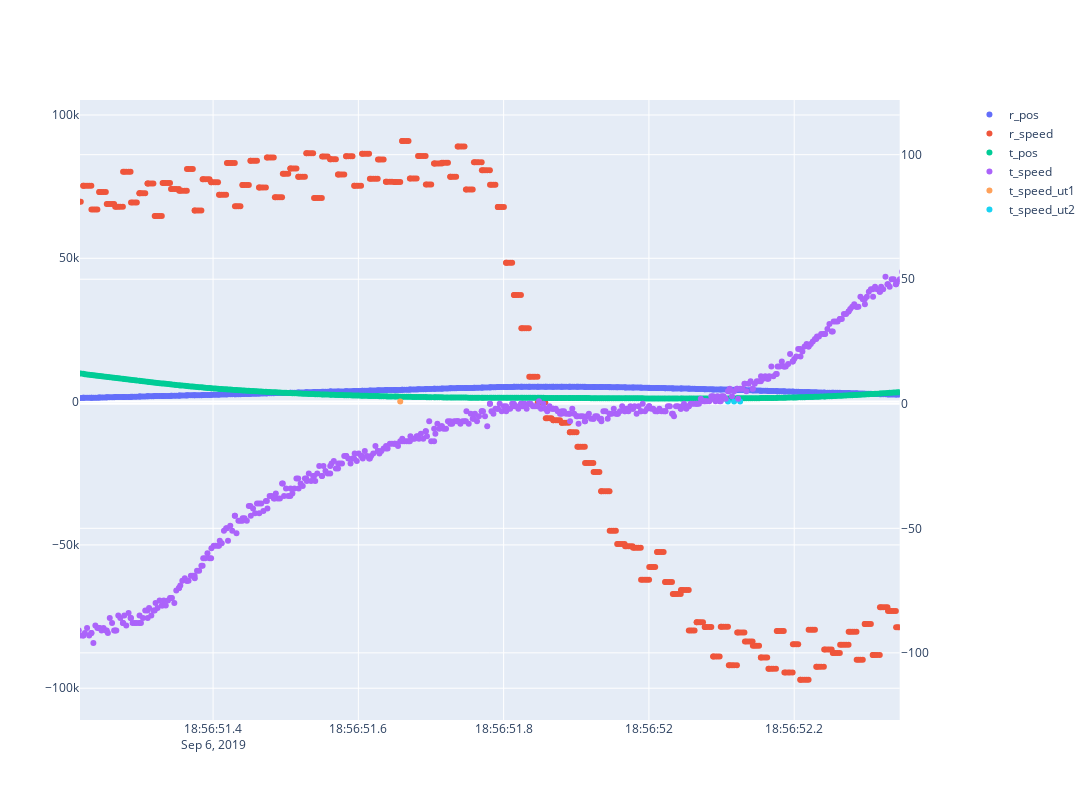

The notebook cell this image was saved under:
### Code cell
import plotly.graph_objects as go
from plotly.subplots import make_subplots

fig = make_subplots(specs=[[{"secondary_y": True}]])
fig.update_layout(
    autosize=False,
    width=1400,
    height=800
)

dfp = df[:4000]

# Add traces
fig.add_trace(go.Scatter(x=dfp.index, y=dfp['r_pos'],
                    mode='markers',
                    name='r_pos'),
            secondary_y=False)
fig.add_trace(go.Scatter(x=dfp.index, y=dfp['r_speed'],
                    mode='markers',
                    name='r_speed'),
            secondary_y=False)
fig.add_trace(go.Scatter(x=df_tp.index, y=df_tp['t_pos'],
                    mode='markers',
                    name='t_pos'),
            secondary_y=False)
fig.add_trace(go.Scatter(x=dfp.index, y=dfp['t_speed'],
                    mode='markers',
                    name='t_speed'),
            secondary_y=True)
fig.add_trace(go.Scatter(x=dfp.index, y=dfp['t_speed_ut1'],
                    mode='markers',
                    name='t_speed_ut1'),
            secondary_y=False)
fig.add_trace(go.Scatter(x=dfp.index, y=dfp['t_speed_ut2'],
                    mode='markers',
                    name='t_speed_ut2'),
            secondary_y=False)


fig.show()

### Figure 1 — Plotly figure (JSON) as saved in the notebook; plotly's stock layout.template omitted (floating-point values rounded to 4 significant figures; data arrays with more than 128 entries replaced by an {"elided": "..."} marker saying what was removed)
{"data": [{"mode": "markers", "name": "r_pos", "type": "scatter", "x": {"elided": "4000 str values"}, "xaxis": "x", "y": {"elided": "4000 float values"}, "yaxis": "y"}, {"mode": "markers", "name": "r_speed", "type": "scatter", "x": {"elided": "4000 str values"}, "xaxis": "x", "y": {"elided": "4000 float values"}, "yaxis": "y"}, {"mode": "markers", "name": "t_pos", "type": "scatter", "x": {"elided": "3000 str values"}, "xaxis": "x", "y": {"elided": "3000 int values"}, "yaxis": "y"}, {"mode": "markers", "name": "t_speed", "type": "scatter", "x": {"elided": "4000 str values"}, "xaxis": "x", "y": {"elided": "4000 int values"}, "yaxis": "y2"}, {"mode": "markers", "name": "t_speed_ut1", "type": "scatter", "x": {"elided": "4000 str values"}, "xaxis": "x", "y": {"elided": "4000 int values"}, "yaxis": "y"}, {"mode": "markers", "name": "t_speed_ut2", "type": "scatter", "x": {"elided": "4000 str values"}, "xaxis": "x", "y": {"elided": "4000 int values"}, "yaxis": "y"}], "layout": {"autosize": false, "height": 800, "width": 1400, "xaxis": {"anchor": "y", "autorange": false, "domain": [0, 0.94], "range": ["2019-09-06 18:56:51.2168", "2019-09-06 18:56:52.3452"], "type": "date"}, "yaxis": {"anchor": "x", "autorange": true, "domain": [0, 1], "range": [-111100.0, 105200.0], "type": "linear"}, "yaxis2": {"anchor": "x", "autorange": true, "overlaying": "y", "range": [-127.0, 122.0], "side": "right", "type": "linear"}}}
